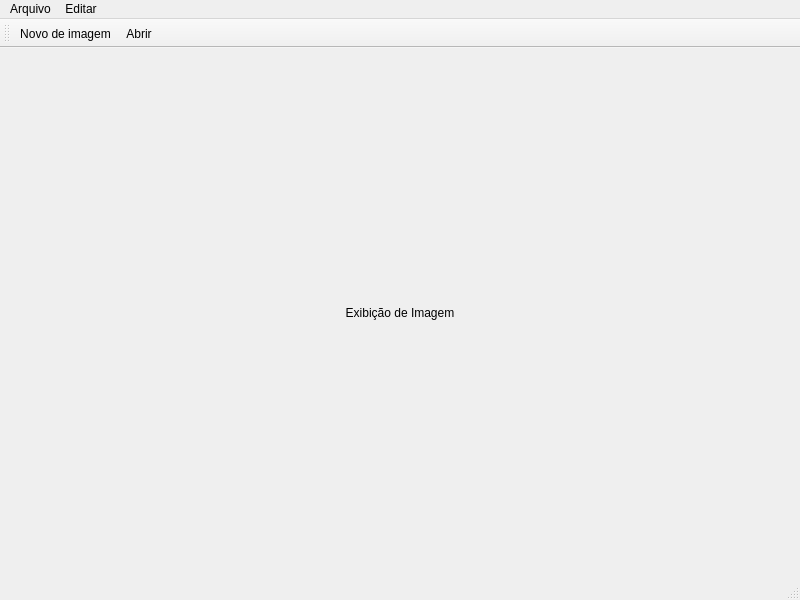
<?xml version="1.0" encoding="UTF-8"?>
<ui version="4.0">
 <class>MainWindow</class>
 <widget class="QMainWindow" name="MainWindow">
  <property name="geometry">
   <rect>
    <x>0</x>
    <y>0</y>
    <width>800</width>
    <height>600</height>
   </rect>
  </property>
  <property name="windowTitle">
   <string>Janela Principal</string>
  </property>
  <widget class="QWidget" name="centralwidget">
   <layout class="QGridLayout" name="gridLayout">
    <item row="0" column="0">
     <widget class="QLabel" name="label">
      <property name="text">
       <string>Exibição de Imagem</string>
      </property>
      <property name="alignment">
       <set>Qt::AlignCenter</set>
      </property>
     </widget>
    </item>
   </layout>
  </widget>
  <widget class="QMenuBar" name="menubar">
   <property name="geometry">
    <rect>
     <x>0</x>
     <y>0</y>
     <width>800</width>
     <height>23</height>
    </rect>
   </property>
   <widget class="QMenu" name="menuFile">
    <property name="title">
     <string>Arquivo</string>
    </property>
    <addaction name="actionNew"/>
    <addaction name="actionNew_shape"/>
    <addaction name="actionSelect"/>
    <addaction name="actionCancel"/>
   </widget>
   <widget class="QMenu" name="menuEdit">
    <property name="title">
     <string>Editar</string>
    </property>
    <addaction name="actionUndo"/>
    <addaction name="actionRedo"/>
    <addaction name="separator"/>
    <addaction name="actionFill_color"/>
    <addaction name="actionFlip_left_right"/>
    <addaction name="actionFlip_up_down"/>
    <addaction name="actionRotate_90"/>
    <addaction name="actionCrop"/>
    <addaction name="actionSet_transparence"/>
   </widget>
   <addaction name="menuFile"/>
   <addaction name="menuEdit"/>
  </widget>
  <widget class="QStatusBar" name="statusbar"/>
  <widget class="QToolBar" name="toolBar">
   <property name="windowTitle">
    <string>Barra de Ferramentas</string>
   </property>
   <attribute name="toolBarArea">
    <enum>TopToolBarArea</enum>
   </attribute>
   <attribute name="toolBarBreak">
    <bool>false</bool>
   </attribute>
   <addaction name="actionNew"/>
   <addaction name="actionOpen"/>
  </widget>
  <action name="actionNew">
   <property name="icon">
    <iconset theme="document-new"/>
   </property>
   <property name="text">
    <string>Novo de imagem</string> <!-- achar uma tradução melhor para new from imagem -->
   </property>
  </action>
  <action name="actionOpen">
   <property name="icon">
    <iconset theme="document-open"/>
   </property>
   <property name="text">
    <string>Abrir</string>
   </property>
  </action>
  <action name="actionSelect">
   <property name="icon">
    <iconset theme="document-save"/>
   </property>
   <property name="text">
    <string>Selecionar</string>
   </property>
  </action>
  <action name="actionCancel">
   <property name="text">
    <string>Cancelar</string>
   </property>
  </action>
  <action name="actionNew_shape">
   <property name="text">
    <string>Nova forma</string>
   </property>
  </action>
  <action name="actionFill_color">
   <property name="text">
    <string>Preencher cor</string>
   </property>
  </action>
  <action name="actionFlip_left_right">
   <property name="text">
    <string>Girar para o lado</string> <!-- flip left right -->
   </property>
  </action>
  <action name="actionFlip_up_down">
   <property name="text">
    <string>Girar para cima</string>
   </property>
  </action>
  <action name="actionRotate_90">
   <property name="text">
    <string>Rotacionar 90</string>
   </property>
  </action>
  <action name="actionCrop">
   <property name="text">
    <string>Cortar</string>
   </property>
  </action>
  <action name="actionSet_transparence">
   <property name="text">
    <string>Transparência</string>
   </property>
  </action>
  <action name="actionUndo">
   <property name="text">
    <string>Desfazer</string>
   </property>
  </action>
  <action name="actionRedo">
   <property name="text">
    <string>Refazer</string>
   </property>
  </action>
 </widget>
 <resources/>
 <connections/>
</ui>
